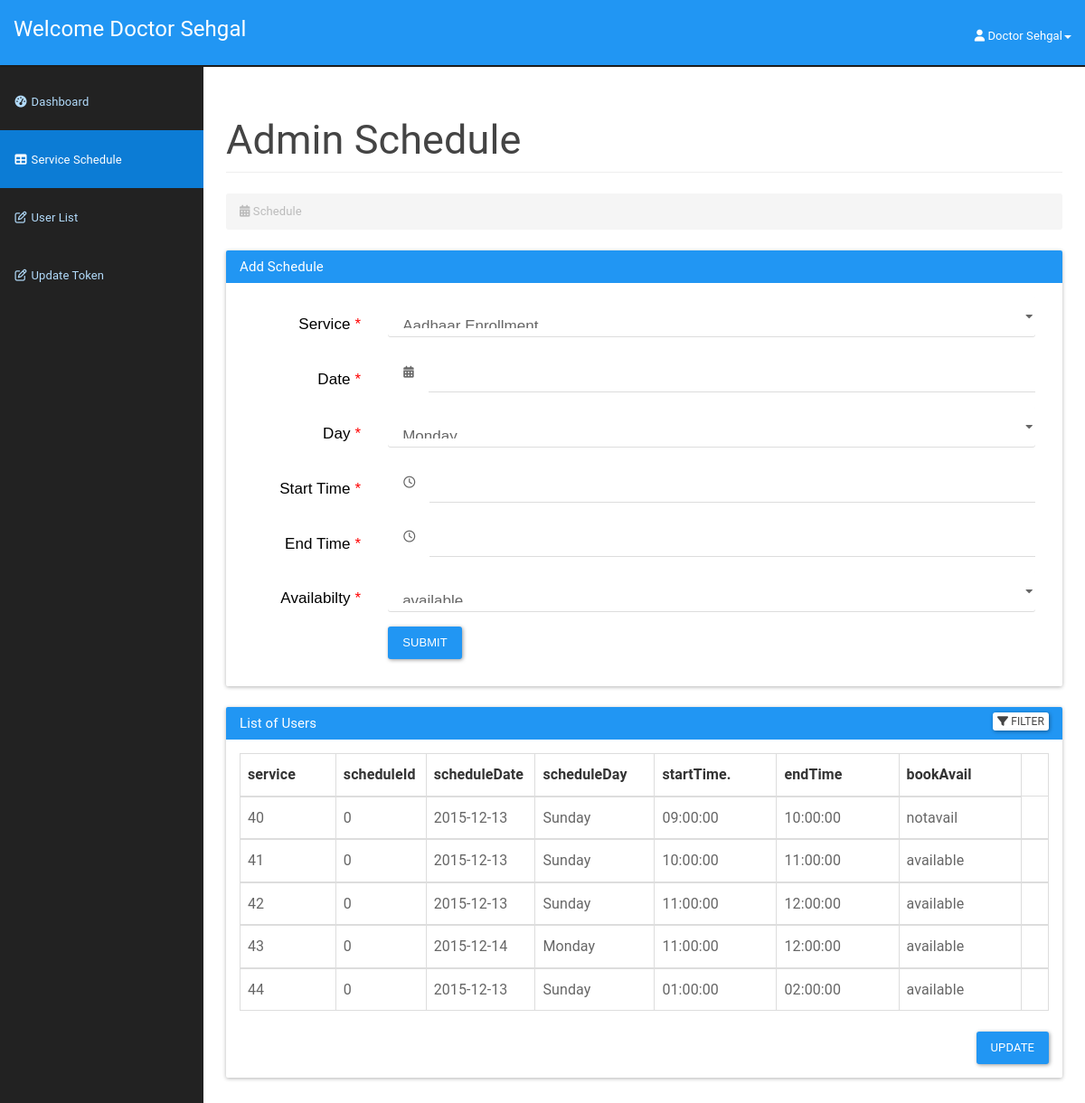
The app's page /admin/addschedule.php (signed in) with its own data.
### tables this page shows
CREATE TABLE `doctor` (
  `icDoctor` bigint(12) NOT NULL,
  `password` varchar(20) NOT NULL,
  `doctorId` int(3) NOT NULL,
  `doctorFirstName` varchar(50) NOT NULL,
  `doctorLastName` varchar(50) NOT NULL,
  `doctorAddress` varchar(100) NOT NULL,
  `doctorPhone` varchar(15) NOT NULL,
  `doctorEmail` varchar(20) NOT NULL,
  `doctorDOB` date NOT NULL
);

CREATE TABLE `doctorschedule` (
  `service` varchar(30) NOT NULL,
  `scheduleId` int(11) NOT NULL,
  `scheduleDate` date NOT NULL,
  `scheduleDay` varchar(15) NOT NULL,
  `startTime` time NOT NULL,
  `endTime` time NOT NULL,
  `bookAvail` varchar(10) NOT NULL
);

### admin/addschedule.php (the view, shortened to what this page needs)
<?php
include_once '../assets/conn/dbconnect.php';
$usersession = $_SESSION['doctorSession'];
$res=mysqli_query($con,"SELECT * FROM doctor WHERE doctorId=".$usersession);
$userRow=mysqli_fetch_array($res,MYSQLI_ASSOC);
?>
<!DOCTYPE html>
<html lang="en">
    <head>
        <link href="assets/css/material.css" rel="stylesheet">
        <link href="assets/css/sb-admin.css" rel="stylesheet">
        <link href="assets/css/time/bootstrap-clockpicker.css" rel="stylesheet">
        <link href="assets/css/style.css" rel="stylesheet">
        <link href="assets/font-awesome/css/font-awesome.css" rel="stylesheet">
        <link rel="stylesheet" href="https://formden.com/static/cdn/bootstrap-iso.css" />
        <link rel="stylesheet" href="https://formden.com/static/cdn/font-awesome/4.4.0/css/font-awesome.min.css" />
    </head>
    <body>
        <div id="wrapper">
            <nav class="navbar navbar-inverse navbar-fixed-top" role="navigation">
                <div class="navbar-header">
                    <a class="navbar-brand" href="doctordashboard.php">Welcome  <?php echo $userRow['doctorFirstName'];?> <?php echo $userRow['doctorLastName'];?></a>
                </div>
                <ul class="nav navbar-right top-nav">
                    <li class="dropdown">
                        <a href="#" class="dropdown-toggle" data-toggle="dropdown"><i class="fa fa-user"></i> <?php echo $userRow['doctorFirstName']; ?> <?php echo $userRow['doctorLastName']; ?><b class="caret"></b></a>
                    </li>
                </ul>
                <div class="collapse navbar-collapse navbar-ex1-collapse">
                    <ul class="nav navbar-nav side-nav">
                        <li>
                            <a href="doctordashboard.php"><i class="fa fa-fw fa-dashboard"></i> Dashboard</a>
                        </li>
                        <li class="active">
                            <a href="addschedule.php"><i class="fa fa-fw fa-table"></i> Service Schedule</a>
                        </li>
                        <li>
                            <a href="patientlist.php"><i class="fa fa-fw fa-edit"></i> User List</a>
                        </li>
                        <li>
                            <a href="updatetoken.php"><i class="fa fa-fw fa-edit"></i> Update Token</a>
                        </li>
                    </ul>
                </div>
            </nav>
            <div id="page-wrapper">
                <div class="container-fluid">
                    <div class="row">
                        <div class="col-lg-12">
                            <h2 class="page-header">
                            Admin Schedule
                            </h2>
                            <ol class="breadcrumb">
                                <li class="active">
                                    <i class="fa fa-calendar"></i> Schedule
                                </li>
                            </ol>
                        </div>
                    </div>
                    <div class="panel panel-primary">
                        <div class="panel-heading">
                            <h3 class="panel-title">Add Schedule</h3>
                        </div>
                        <div class="panel-body">
                            <div class="bootstrap-iso">
                             <div class="container-fluid">
                              <div class="row">
                               <div class="col-md-12 col-sm-12 col-xs-12">
                                <form class="form-horizontal" method="post">
                                <div class="form-group form-group-lg">
                                  <label class="control-label col-sm-2 requiredField" for="service">
                                   Service
                                   <span class="asteriskField">
                                    *
                                   </span>
                                  </label>
                                  <div class="col-sm-10">
                                   <select class="select form-control" id="service" name="service" required>
                                    <option value="Aadhaar Enrollment">
                                    Aadhaar Enrollment
                                    </option>
                                   </select>
                                  </div>
                                 </div>
                                 <div class="form-group form-group-lg">
                                  <label class="control-label col-sm-2 requiredField" for="date">
                                   Date
                                   <span class="asteriskField">
                                    *
                                   </span>
                                  </label>
                                  <div class="col-sm-10">
                                   <div class="input-group">
                                    <div class="input-group-addon">
                                     <i class="fa fa-calendar">
                                     </i>
                                    </div>
                                    <input class="form-control" id="date" name="date" type="text" required/>
                                   </div>
                                  </div>
                                 </div>
                                 <div class="form-group form-group-lg">
                                  <label class="control-label col-sm-2 requiredField" for="scheduleday">
                                   Day
                                   <span class="asteriskField">
                                    *
                                   </span>
                                  </label>
                                  <div class="col-sm-10">
                                   <select class="select form-control" id="scheduleday" name="scheduleday" required>
                                    <option value="Monday">
                                     Monday
                                    </option>
                                   </select>
                                  </div>
                                 </div>
                                 <div class="form-group form-group-lg">
                                  <label class="control-label col-sm-2 requiredField" for="starttime">
                                   Start Time
                                   <span class="asteriskField">
                                    *
                                   </span>
                                  </label>
                                  <div class="col-sm-10">
                                   <div class="input-group clockpicker"  data-align="top" data-autoclose="true">
                                    <div class="input-group-addon">
                                     <i class="fa fa-clock-o">
                                     </i>
                                    </div>
                                    <input class="form-control" id="starttime" name="starttime" type="text" required/>
                                   </div>
                                  </div>
                                 </div>
                                 <div class="form-group form-group-lg">
                                  <label class="control-label col-sm-2 requiredField" for="endtime">
                                   End Time
                                   <span class="asteriskField">
                                    *
                                   </span>
                                  </label>
                                  <div class="col-sm-10">
                                   <div class="input-group clockpicker"  data-align="top" data-autoclose="true">
                                    <div class="input-group-addon">
                                     <i class="fa fa-clock-o">
                                     </i>
                                    </div>
                                    <input class="form-control" id="endtime" name="endtime" type="text" required/>
                                   </div>
                                  </div>
                                 </div>
                                 <div class="form-group form-group-lg">
                                  <label class="control-label col-sm-2 requiredField" for="bookavail">
                                   Availabilty
                                   <span class="asteriskField">
                                    *
                                   </span>
                                  </label>
                                  <div class="col-sm-10">
                                   <select class="select form-control" id="bookavail" name="bookavail" required>
                                    <option value="available">
                                     available
                                    </option>
                                   </select>
                                  </div>
                                 </div>
                                 <div class="form-group">
                                  <div class="col-sm-10 col-sm-offset-2">
                                   <button class="btn btn-primary " name="submit" type="submit">
                                    Submit
                                   </button>
                                  </div>
                                 </div>
                                </form>
                               </div>
                              </div>
                             </div>
                            </div>
                        </div>
                    </div>
                    <div class="panel panel-primary filterable">
                        <div class="panel-heading">
                            <h3 class="panel-title">List of Users</h3>
                            <div class="pull-right">
                            <button class="btn btn-default btn-xs btn-filter"><span class="fa fa-filter"></span> Filter</button>
                        </div>
                        </div>
                        <div class="panel-body">
                        <table class="table table-hover table-bordered">
                            <thead>
                                <tr class="filters">
                                    <th><input type="text" class="form-control" placeholder="service" disabled></th>
                                    <th><input type="text" class="form-control" placeholder="scheduleId" disabled></th>
                                    <th><input type="text" class="form-control" placeholder="scheduleDate" disabled></th>
                                    <th><input type="text" class="form-control" placeholder="scheduleDay" disabled></th>
                                    <th><input type="text" class="form-control" placeholder="startTime." disabled></th>
                                    <th><input type="text" class="form-control" placeholder="endTime" disabled></th>
                                    <th><input type="text" class="form-control" placeholder="bookAvail" disabled></th>
                                </tr>
                            </thead>
                            <?php
                            $result=mysqli_query($con,"SELECT * FROM doctorschedule");
                            while ($doctorschedule=mysqli_fetch_array($result)) {
                                echo "<tbody>";
                                echo "<tr>";
                                    echo "<td>" . $doctorschedule['service'] . "</td>";
                                    echo "<td>" . $doctorschedule['scheduleId'] . "</td>";
                                    echo "<td>" . $doctorschedule['scheduleDate'] . "</td>";
                                    echo "<td>" . $doctorschedule['scheduleDay'] . "</td>";
                                    echo "<td>" . $doctorschedule['startTime'] . "</td>";
                                    echo "<td>" . $doctorschedule['endTime'] . "</td>";
                                    echo "<td>" . $doctorschedule['bookAvail'] . "</td>";
                                    echo "<form method='POST'>";
                                    echo "<td class='text-center'><a href='#' id='".$doctorschedule['scheduleId']."' class='delete'><span class='glyphicon glyphicon-trash' aria-hidden='true'></span></a>
                            </td>";
                            }
                                echo "</tr>";
                           echo "</tbody>";
                       echo "</table>";
                       echo "<div class='panel panel-default'>";
                       echo "<div class='col-md-offset-3 pull-right'>";
                       echo "<button class='btn btn-primary' type='submit' value='Submit' name='submit'>Update</button>";
                        echo "</div>";
                        echo "</div>";
                        ?>
                        </div>
                    </div>
                </div>
            </div>
<link rel="stylesheet" href="https://cdnjs.cloudflare.com/ajax/libs/bootstrap-datepicker/1.4.1/css/bootstrap-datepicker3.css"/>
    </body>
</html>

### admin/assets/css/sb-admin.css (style rules this page uses)
body { margin-top: 100px; background-color: #222; }
@media (min-width:768px) { body { margin-top: 50px; } }
#wrapper { padding-left: 0; }
#page-wrapper { min-height: 900px !important; width: 100%; padding: 0; background-color: #fff; }
@media (min-width:768px) { #wrapper { padding-left: 225px; } }
@media (min-width:768px) { #page-wrapper { padding: 10px; } }
.top-nav { padding: 0 15px; }
.top-nav>li { display: inline-block; float: left; }
.top-nav>li>a { padding-top: 17px; padding-bottom: 10px; line-height: 45px; color: white; }
@media (min-width:768px) { .side-nav { position: fixed; top: 80px; left: 225px; width: 225px; margin-left: -225px; border: none; border-radius: 0; overflow-y: auto; background-color: #222; bottom: 0; overflow-x: hidden; padding-bottom: 40px; } }
@media (min-width:768px) { .side-nav>li>a { width: 225px; } }

### admin/assets/css/style.css (style rules this page uses)
.filterable { margin-top: 15px; }
.filterable .panel-heading .pull-right { margin-top: -20px; }
.filterable .filters input[disabled] { background-color: transparent; border: none; cursor: auto; box-shadow: none; padding: 0; height: auto; }

### admin/addschedule.php (style rules this page uses)
.bootstrap-iso .formden_header h2, .bootstrap-iso .formden_header p, .bootstrap-iso form { font-family: Arial, Helvetica, sans-serif; color: black }
.bootstrap-iso form button, .bootstrap-iso form button:hover { color: white !important; }
.asteriskField { color: red; }

### records on screen
doctor: doctorFirstName "Doctor", doctorLastName "Sehgal"
doctorschedule: service "40", scheduleId "0", scheduleDate "2015-12-13", scheduleDay "Sunday", startTime "09:00:00", endTime "10:00:00", bookAvail "notavail"
doctorschedule: service "41", scheduleId "0", scheduleDate "2015-12-13", scheduleDay "Sunday", startTime "10:00:00", endTime "11:00:00", bookAvail "available"
doctorschedule: service "42", scheduleId "0", scheduleDate "2015-12-13", scheduleDay "Sunday", startTime "11:00:00", endTime "12:00:00", bookAvail "available"
doctorschedule: service "43", scheduleId "0", scheduleDate "2015-12-14", scheduleDay "Monday", startTime "11:00:00", endTime "12:00:00", bookAvail "available"
doctorschedule: service "44", scheduleId "0", scheduleDate "2015-12-13", scheduleDay "Sunday", startTime "01:00:00", endTime "02:00:00", bookAvail "available"
